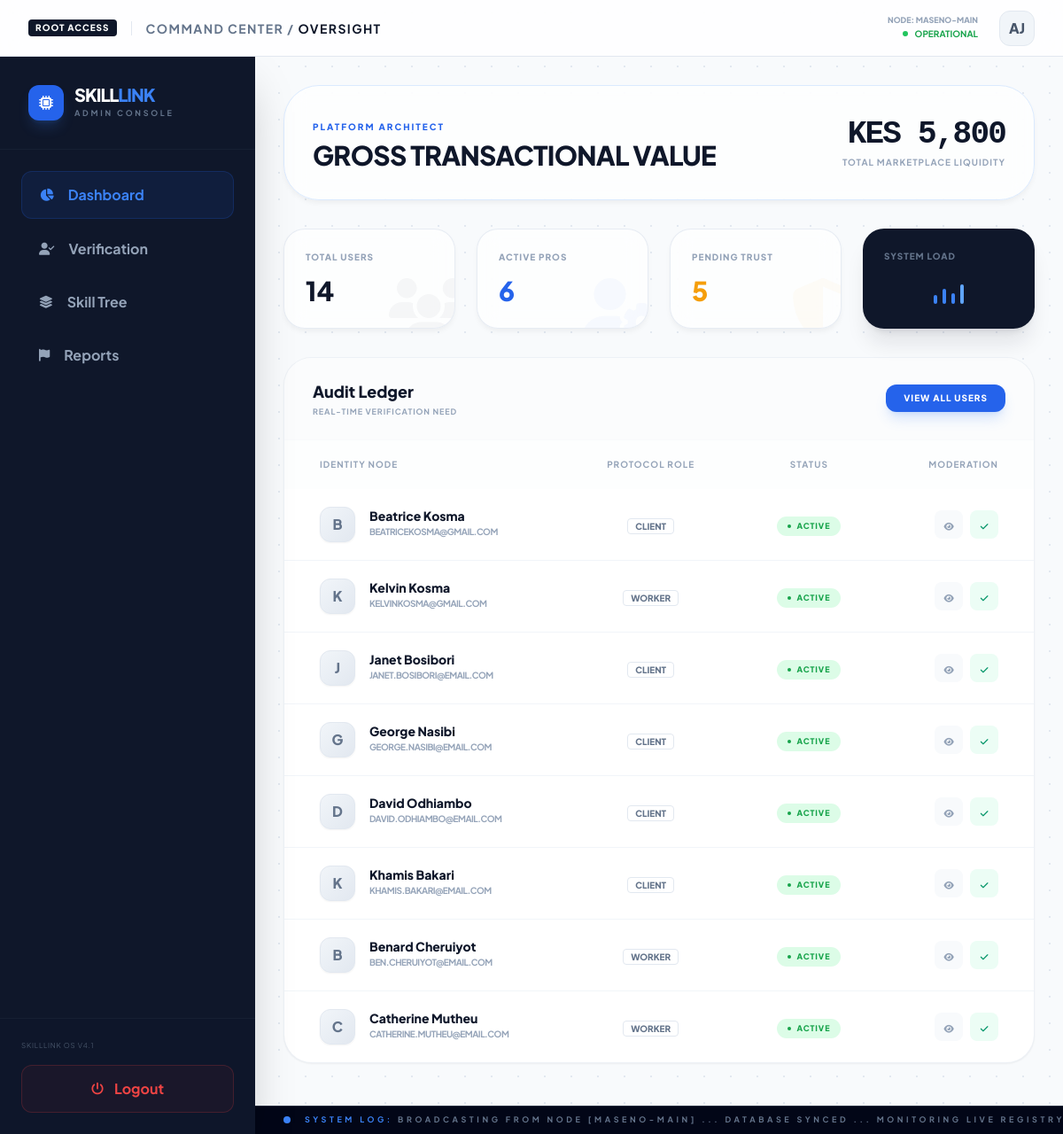
Screenshot of /admin/dashboard.php (signed in) with the database file from the repository.
### tables this page shows
CREATE TABLE `users` (
  `id` int(11) NOT NULL,
  `full_name` varchar(255) NOT NULL,
  `email` varchar(255) NOT NULL,
  `phone` varchar(20) NOT NULL,
  `county` varchar(100) NOT NULL,
  `area` varchar(100) NOT NULL,
  `password` varchar(255) NOT NULL,
  `role` enum('client','worker','admin') NOT NULL,
  `status` enum('active','suspended') DEFAULT 'active',
  `created_at` timestamp NOT NULL DEFAULT current_timestamp()
);

### admin/dashboard.php (the view, shortened to what this page needs)
<?php
$base_path = dirname(__DIR__) . DIRECTORY_SEPARATOR;
require_once $base_path . 'includes' . DIRECTORY_SEPARATOR . 'config.php';
$recent_users = null;
$stats = ['users' => 0, 'workers' => 0, 'pending' => 0, 'gtv' => 0];
try {
    $stats['users'] = $conn->query("SELECT COUNT(*) FROM users")->fetch_row()[0] ?? 0;
    $stats['workers'] = $conn->query("SELECT COUNT(*) FROM users WHERE role='worker' AND status='active'")->fetch_row()[0] ?? 0;
    $stats['pending'] = $conn->query("SELECT COUNT(*) FROM worker_profiles WHERE is_verified = 0")->fetch_row()[0] ?? 0;
    $gtv_query = $conn->query("SELECT SUM(budget) FROM tasks WHERE status IN ('completed', 'finalized')");
    $stats['gtv'] = $gtv_query ? ($gtv_query->fetch_row()[0] ?? 0) : 0;
    $recent_users = $conn->query("SELECT id, full_name, email, role, status, created_at FROM users ORDER BY created_at DESC LIMIT 8");
} catch (Exception $e) {
    error_log("Dashboard Error: " . $e->getMessage());
}
?>
<!DOCTYPE html>
<html lang="en" class="h-full bg-slate-50">
<head>
    <script src="https://cdn.tailwindcss.com"></script>
    <link rel="stylesheet" href="https://cdnjs.cloudflare.com/ajax/libs/font-awesome/6.4.0/css/all.min.css">
</head>
<body class="h-screen overflow-hidden flex flex-col blueprint-bg">
    <header class="h-16 shrink-0 bg-white/80 backdrop-blur-md border-b border-slate-200 flex items-center justify-between px-8 z-50">
        <div class="flex items-center gap-4">
            <span class="text-[10px] font-black bg-slate-900 text-white px-2 py-0.5 rounded tracking-widest uppercase">Root Access</span>
            <h1 class="text-sm font-bold text-slate-500 uppercase tracking-widest">Command Center / <span class="text-slate-900">Oversight</span></h1>
        </div>
        <div class="flex items-center gap-6">
            <div class="text-right hidden sm:block">
                <p class="text-[9px] font-black text-slate-400 uppercase leading-none mb-1">Node: Maseno-Main</p>
                <div class="flex items-center justify-end gap-2">
                    <span class="w-1.5 h-1.5 bg-green-500 rounded-full animate-pulse"></span>
                    <span class="text-[10px] font-bold text-green-600">OPERATIONAL</span>
                </div>
            </div>
            <div class="w-10 h-10 rounded-xl bg-slate-100 border border-slate-200 flex items-center justify-center font-black text-slate-600">AJ</div>
        </div>
    </header>
    <div class="flex flex-1 overflow-hidden">
        <aside class="w-72 bg-slate-900 text-white flex flex-col h-full flex-none shadow-2xl z-40 relative">
            <div class="p-8 border-b border-slate-800/50">
                <div class="flex items-center gap-3">
                    <div class="w-10 h-10 bg-blue-600 rounded-xl flex items-center justify-center shadow-lg shadow-blue-500/20">
                        <i class="fas fa-microchip text-white"></i>
                    </div>
                    <div>
                        <h2 class="text-xl font-black tracking-tighter uppercase leading-none">Skill<span class="text-blue-500">Link</span></h2>
                        <p class="text-[9px] uppercase tracking-[0.3em] text-slate-500 font-bold mt-1">Admin Console</p>
                    </div>
                </div>
            </div>
            <nav class="flex-1 p-6 space-y-2 overflow-y-auto custom-scrollbar">
                <a href="dashboard.php" class="flex items-center gap-4 px-5 py-3.5 bg-blue-600/10 text-blue-500 rounded-xl font-bold transition-all border border-blue-600/20">
                    <i class="fas fa-chart-pie text-sm"></i> Dashboard
                </a>
                <a href="verifications.php" class="flex items-center gap-4 px-5 py-3.5 text-slate-400 hover:text-white hover:bg-slate-800/50 rounded-xl font-bold transition-all group">
                    <i class="fas fa-user-check group-hover:text-blue-500 text-sm"></i> Verification
                </a>
                <a href="skills.php" class="flex items-center gap-4 px-5 py-3.5 text-slate-400 hover:text-white hover:bg-slate-800/50 rounded-xl font-bold transition-all group">
                    <i class="fas fa-layer-group group-hover:text-blue-500 text-sm"></i> Skill Tree
                </a>
                <a href="reports.php" class="flex items-center gap-4 px-5 py-3.5 text-slate-400 hover:text-white hover:bg-slate-800/50 rounded-xl font-bold transition-all group">
                    <i class="fas fa-flag group-hover:text-blue-500 text-sm"></i> Reports
                </a>
            </nav>
            <div class="p-6 border-t border-slate-800/50 bg-slate-900/50">
                <p class="text-[8px] text-slate-600 uppercase tracking-widest mb-4">SkillLink OS v4.1</p>
                <a href="../auth/logout.php" class="flex items-center justify-center gap-3 w-full py-3.5 bg-red-500/5 text-red-500 rounded-xl font-bold hover:bg-red-500 hover:text-white transition-all duration-300 border border-red-500/20">
                    <i class="fas fa-power-off text-sm"></i> Logout
                </a>
            </div>
        </aside>
        <section class="flex-1 h-full overflow-y-auto custom-scrollbar scroll-smooth">
            <div class="p-8 space-y-8 pb-12">
                <div class="hud-card p-8 rounded-[2.5rem] border-blue-100 flex justify-between items-center">
                    <div>
                        <span class="text-[10px] font-black text-blue-600 uppercase tracking-[0.2em]">Platform Architect</span>
                        <h1 class="text-3xl font-black tracking-tight mt-1 text-slate-900 uppercase">Gross Transactional Value</h1>
                    </div>
                    <div class="text-right">
                        <p class="text-4xl font-black text-slate-900 font-mono tracking-tighter">KES <?= number_format($stats['gtv'], 0); ?></p>
                        <p class="text-[10px] font-bold text-slate-400 uppercase tracking-widest mt-1">Total Marketplace Liquidity</p>
                    </div>
                </div>
                <div class="grid grid-cols-1 md:grid-cols-2 lg:grid-cols-4 gap-6">
                    <div class="hud-card p-6 rounded-3xl relative overflow-hidden group">
                        <p class="text-[10px] uppercase tracking-widest text-slate-400 font-black mb-3">Total Users</p>
                        <h3 class="text-3xl font-black text-slate-900"><?= number_format($stats['users']); ?></h3>
                        <div class="absolute -right-4 -bottom-4 opacity-[0.03] group-hover:opacity-[0.07] transition-opacity text-slate-900"><i class="fas fa-users text-7xl"></i></div>
                    </div>
                    <div class="hud-card p-6 rounded-3xl relative overflow-hidden group">
                        <p class="text-[10px] uppercase tracking-widest text-slate-400 font-black mb-3">Active Pros</p>
                        <h3 class="text-3xl font-black text-blue-600"><?= number_format($stats['workers']); ?></h3>
                        <div class="absolute -right-4 -bottom-4 opacity-[0.03] group-hover:opacity-[0.07] transition-opacity text-blue-600"><i class="fas fa-user-gear text-7xl"></i></div>
                    </div>
                    <div class="hud-card p-6 rounded-3xl relative overflow-hidden group">
                        <p class="text-[10px] uppercase tracking-widest text-slate-400 font-black mb-3">Pending Trust</p>
                        <h3 class="text-3xl font-black text-amber-500"><?= number_format($stats['pending']); ?></h3>
                        <div class="absolute -right-4 -bottom-4 opacity-[0.03] group-hover:opacity-[0.07] transition-opacity text-amber-500"><i class="fas fa-shield-halved text-7xl"></i></div>
                    </div>
                    <div class="bg-slate-900 p-6 rounded-3xl shadow-xl shadow-slate-900/10 text-white flex flex-col justify-between overflow-hidden relative">
                        <p class="text-[10px] uppercase tracking-widest text-slate-500 font-black">System Load</p>
                        <div class="flex justify-center gap-1.5 h-6 items-end mb-1">
                            <div class="w-1 bg-blue-500 rounded-full animate-[bounce_1.2s_infinite_100ms] h-[40%]"></div>
                            <div class="w-1 bg-blue-500 rounded-full animate-[bounce_1.2s_infinite_200ms] h-[70%]"></div>
                            <div class="w-1 bg-blue-500 rounded-full animate-[bounce_1.2s_infinite_300ms] h-[50%]"></div>
                            <div class="w-1 bg-blue-400 rounded-full animate-[bounce_1.2s_infinite_400ms] h-[90%]"></div>
                        </div>
                    </div>
                </div>
                <div class="bg-white rounded-[2rem] shadow-sm border border-slate-200/60 overflow-hidden">
                    <div class="px-8 py-6 border-b border-slate-50 flex justify-between items-center bg-slate-50/50">
                        <div>
                            <h2 class="text-lg font-black text-slate-900">Audit Ledger</h2>
                            <p class="text-[9px] font-bold text-slate-400 uppercase tracking-widest mt-0.5">Real-time Verification Need</p>
                        </div>
                        <button class="text-[10px] font-black bg-blue-600 text-white px-5 py-2 rounded-xl uppercase tracking-widest shadow-lg shadow-blue-500/20">View All Users</button>
                    </div>
                    <div class="overflow-x-auto">
                        <table class="w-full text-left">
                            <thead>
                                <tr class="text-[10px] uppercase tracking-widest text-slate-400 font-black bg-slate-50/30">
                                    <th class="px-10 py-5">Identity Node</th>
                                    <th class="px-10 py-5 text-center">Protocol Role</th>
                                    <th class="px-10 py-5 text-center">Status</th>
                                    <th class="px-10 py-5 text-right">Moderation</th>
                                </tr>
                            </thead>
                            <tbody class="divide-y divide-slate-100">
                                <?php if($recent_users && $recent_users->num_rows > 0): ?>
                                    <?php while($row = $recent_users->fetch_assoc()): ?>
                                    <tr class="hover:bg-blue-50/30 transition-all group">
                                        <td class="px-10 py-5">
                                            <div class="flex items-center gap-4">
                                                <div class="w-10 h-10 rounded-xl bg-gradient-to-br from-slate-100 to-slate-200 flex items-center justify-center font-black text-slate-500 group-hover:from-blue-600 group-hover:to-blue-500 group-hover:text-white transition-all duration-500 shadow-sm border border-slate-200">
                                                    <?= strtoupper(substr($row['full_name'], 0, 1)); ?>
                                                </div>
                                                <div>
                                                    <p class="text-sm font-extrabold text-slate-900 leading-none mb-1"><?= htmlspecialchars($row['full_name']); ?></p>
                                                    <p class="text-[10px] text-slate-400 font-bold uppercase tracking-tighter"><?= htmlspecialchars($row['email']); ?></p>
                                                </div>
                                            </div>
                                        </td>
                                        <td class="px-10 py-5 text-center">
                                            <span class="text-[10px] font-black uppercase text-slate-500 border border-slate-200 px-2 py-0.5 rounded">
                                                <?= $row['role']; ?>
                                            </span>
                                        </td>
                                        <td class="px-10 py-5 text-center">
                                            <span class="inline-flex items-center gap-1.5 px-3 py-1 rounded-full text-[9px] font-black uppercase tracking-widest
                                                <?= $row['status'] === 'active' ? 'bg-green-100 text-green-600' : 'bg-amber-100 text-amber-600'; ?>">
                                                <span class="w-1 h-1 rounded-full bg-current animate-pulse"></span>
                                                <?= $row['status']; ?>
                                            </span>
                                        </td>
                                        <td class="px-10 py-5 text-right">
                                            <div class="flex justify-end gap-2">
                                                <button title="Examine Node" class="w-8 h-8 rounded-lg bg-slate-50 text-slate-400 hover:bg-slate-900 hover:text-white transition-all"><i class="fas fa-eye text-[10px]"></i></button>
                                                <button title="Verify Protocol" class="w-8 h-8 rounded-lg bg-emerald-50 text-emerald-600 hover:bg-emerald-600 hover:text-white transition-all"><i class="fas fa-check text-[10px]"></i></button>
                                            </div>
                                        </td>
                                    </tr>
                                    <?php endwhile; ?>
                                <?php else: ?>
                                    <tr><td colspan="4" class="p-10 text-center text-slate-400 text-sm font-medium">No recent registrations found. System standing by...</td></tr>
                                <?php endif; ?>
                            </tbody>
                        </table>
                    </div>
                </div>
            </div>
            <footer class="h-8 shrink-0 bg-slate-950 border-t border-slate-800 flex items-center px-8 overflow-hidden">
                <div class="flex items-center gap-4">
                    <span class="w-2 h-2 bg-blue-500 rounded-full animate-ping"></span>
                    <p class="text-[9px] font-bold text-slate-500 uppercase tracking-[0.4em] whitespace-nowrap">
                        <span class="text-blue-500">SYSTEM LOG:</span> BROADCASTING FROM NODE [MASENO-MAIN] ... DATABASE SYNCED ... MONITORING LIVE REGISTRY ENTRIES
                    </p>
                </div>
            </footer>
        </section>
    </div>
</body>
</html>

### admin/dashboard.php (style rules this page uses)
body { font-family: 'Plus Jakarta Sans', sans-serif; }
.font-mono { font-family: 'JetBrains Mono', monospace; }
.blueprint-bg { background-image: radial-gradient(#e2e8f0 1.1px, transparent 1.1px); background-size: 30px 30px; }
.hud-card { background: rgba(255, 255, 255, 0.7); backdrop-filter: blur(12px); border: 1px solid rgba(226, 232, 240, 0.8); box-shadow: 0 4px 6px -1px rgba(0, 0, 0, 0.05); transition: all 0.3s cubic-bezier(0.4, 0, 0.2, 1); }

### rows the page displays
users: full_name "B", full_name "Beatrice Kosma", email "BEATRICEKOSMA@GMAIL.COM", role "CLIENT", status "ACTIVE"
users: full_name "K", full_name "Kelvin Kosma", email "KELVINKOSMA@GMAIL.COM", role "WORKER", status "ACTIVE"
users: full_name "J", full_name "Janet Bosibori", email "JANET.BOSIBORI@EMAIL.COM", role "CLIENT", status "ACTIVE"
users: full_name "G", full_name "George Nasibi", email "GEORGE.NASIBI@EMAIL.COM", role "CLIENT", status "ACTIVE"
users: full_name "D", full_name "David Odhiambo", email "DAVID.ODHIAMBO@EMAIL.COM", role "CLIENT", status "ACTIVE"
users: full_name "K", full_name "Khamis Bakari", email "KHAMIS.BAKARI@EMAIL.COM", role "CLIENT", status "ACTIVE"
users: full_name "B", full_name "Benard Cheruiyot", email "BEN.CHERUIYOT@EMAIL.COM", role "WORKER", status "ACTIVE"
users: full_name "C", full_name "Catherine Mutheu", email "CATHERINE.MUTHEU@EMAIL.COM", role "WORKER", status "ACTIVE"

### other values shown
$stats['gtv'] "5,800"
$stats['users'] "14"
$stats['workers'] "6"
$stats['pending'] "5"
